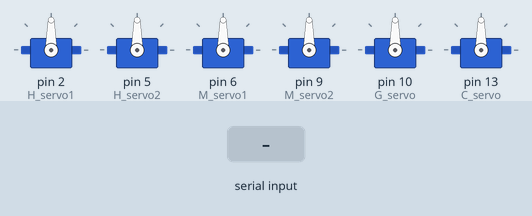
Recording of a sketch running on a simulated Arduino Uno, built with avr-gcc and run on an emulated ATmega328P. Shown: 6 × servo. The test bench sets the inputs (shaded band). What the sketch prints to the serial monitor is not drawn.

Above: at 1.2 s.
1.3 s: "2\n" received over Serial
At 1.6 s:
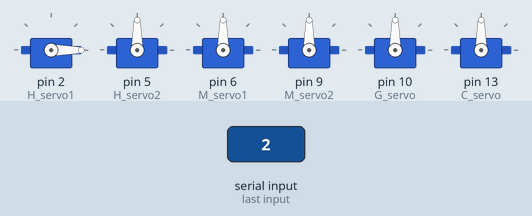
2.8 s: "5\n" received over Serial
At 4.0 s:
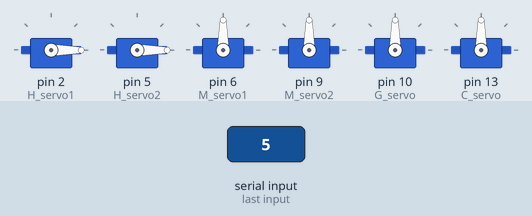
4.3 s: "6\n" received over Serial
At 5.4 s:
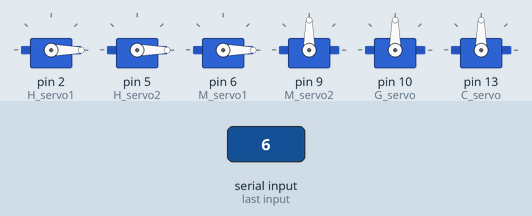
5.8 s: "9\n" received over Serial
At 6.2 s:
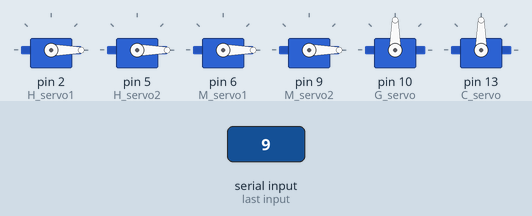
7.3 s: "0\n" received over Serial
At 8.5 s:
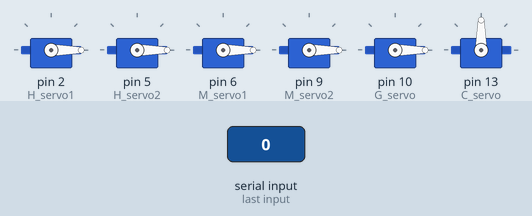
8.8 s: "3\n" received over Serial
At 9.9 s:
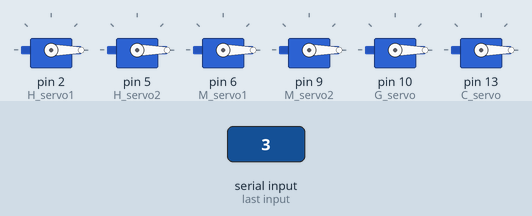
Timing chart, 0 to 11.3 s (numbered marks = the images above; inputs shaded):
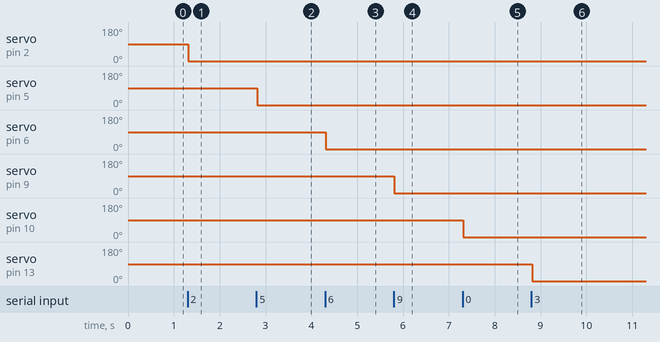

Measured:
- after the input at 1.3 s, servo on pin 2 (H_servo1): 90° → 0° at once
- after the input at 2.8 s, servo on pin 5 (H_servo2): 90° → 0° at once
- after the input at 4.3 s, servo on pin 6 (M_servo1): 90° → 0° at once
- after the input at 5.8 s, servo on pin 9 (M_servo2): 90° → 0° at once
- after the input at 7.3 s, servo on pin 10 (G_servo): 90° → 0° at once
- after the input at 8.8 s, servo on pin 13 (C_servo): 90° → 0° at once

The sketch:

test_angles_servos.ino
```cpp
#include <Servo.h>
#include <stdio.h>


Servo H_servo1; //vue de face ==> gauche
Servo H_servo2; //vue de face ==> droite
Servo M_servo1; //vue de face ==> gauche
Servo M_servo2; //vue de face ==> droite
Servo G_servo;
Servo C_servo;


int i=0;
char maChaine[64];

void annalyse_chaine();

void setup()
{
  Serial.begin(57600);
  Serial.write('O');

  H_servo1.attach(2);  //2 5 6 9 10  OK
  H_servo2.attach(5);  //13=led BOF BOF
  M_servo1.attach(6);  //3 4=vibre 7 8 11 12 !OK
  M_servo2.attach(9);
  G_servo.attach(10);
  C_servo.attach(13);
}


void loop()
{
  if (Serial.available()) {
    maChaine[i]= Serial.read();

    if (maChaine[i]=='\n' || maChaine[i]=='\r'){
      maChaine[i]='\0';
      annalyse_chaine();
      i=0;
    }
    else{
      i = ++i % 64;
    }
  }
  delay(10);
}


void annalyse_chaine(){
  switch(maChaine[0])
  {
  case '2':
    {
      int angle;
      sscanf(maChaine,"2;%d",&angle);
      H_servo1.write(angle);
    }
    break;
  case '5':
    {
      int angle;
      sscanf(maChaine,"5;%d",&angle);
      H_servo2.write(angle);
    }
    break;
  case '6':
    {
      int angle;
      sscanf(maChaine,"6;%d",&angle);
      M_servo1.write(angle);
    }
    break;
  case '9':
    {
      int angle;
      sscanf(maChaine,"9;%d",&angle);
      M_servo2.write(angle);
    }
    break;
  case '0':
    {
      int angle;
      sscanf(maChaine,"0;%d",&angle);
      G_servo.write(angle);
    }
    break;
  case '3':
    {
      int angle;
      sscanf(maChaine,"3;%d",&angle);
      C_servo.write(angle);
    }
  }
}
```
